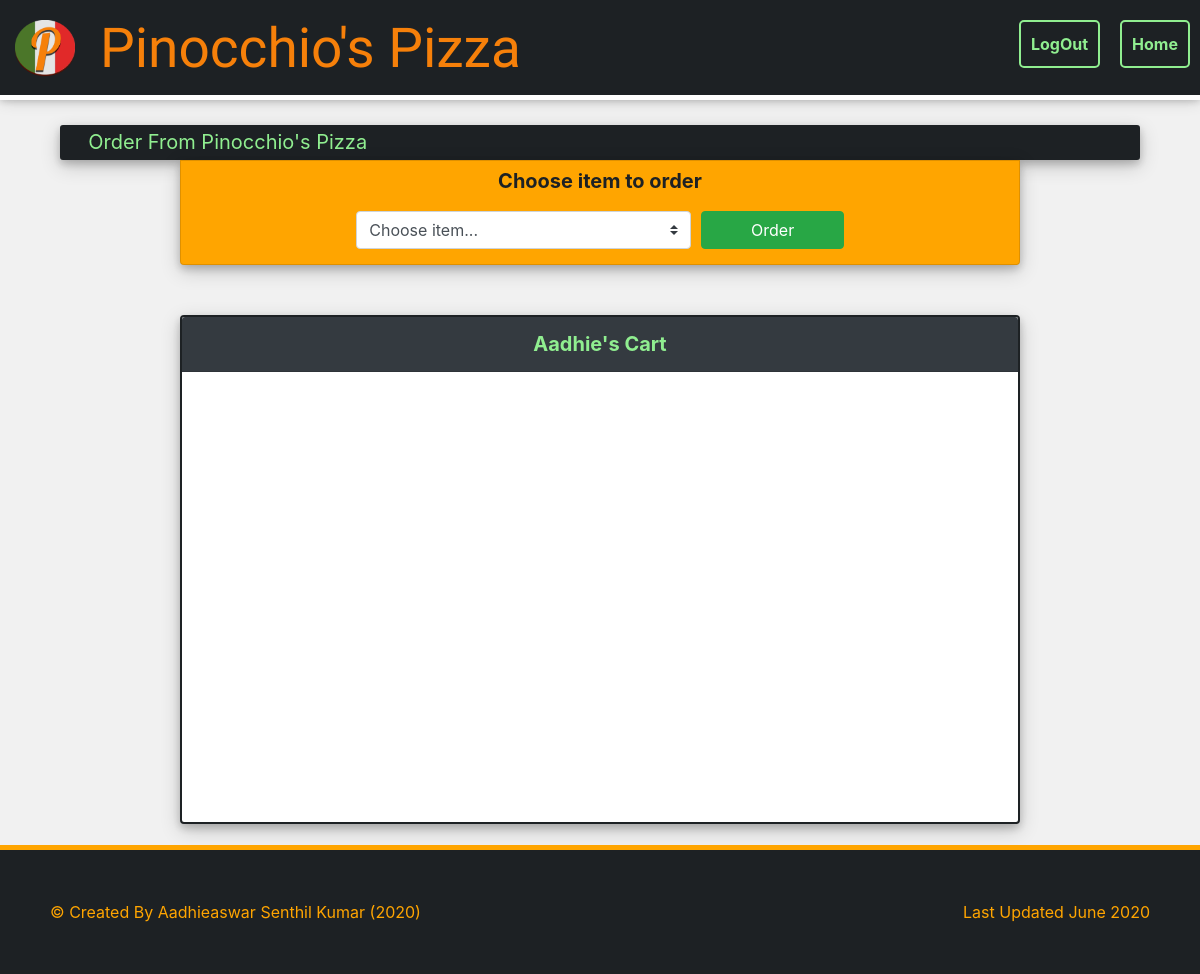
The app's page /cart/ (signed in), older data.
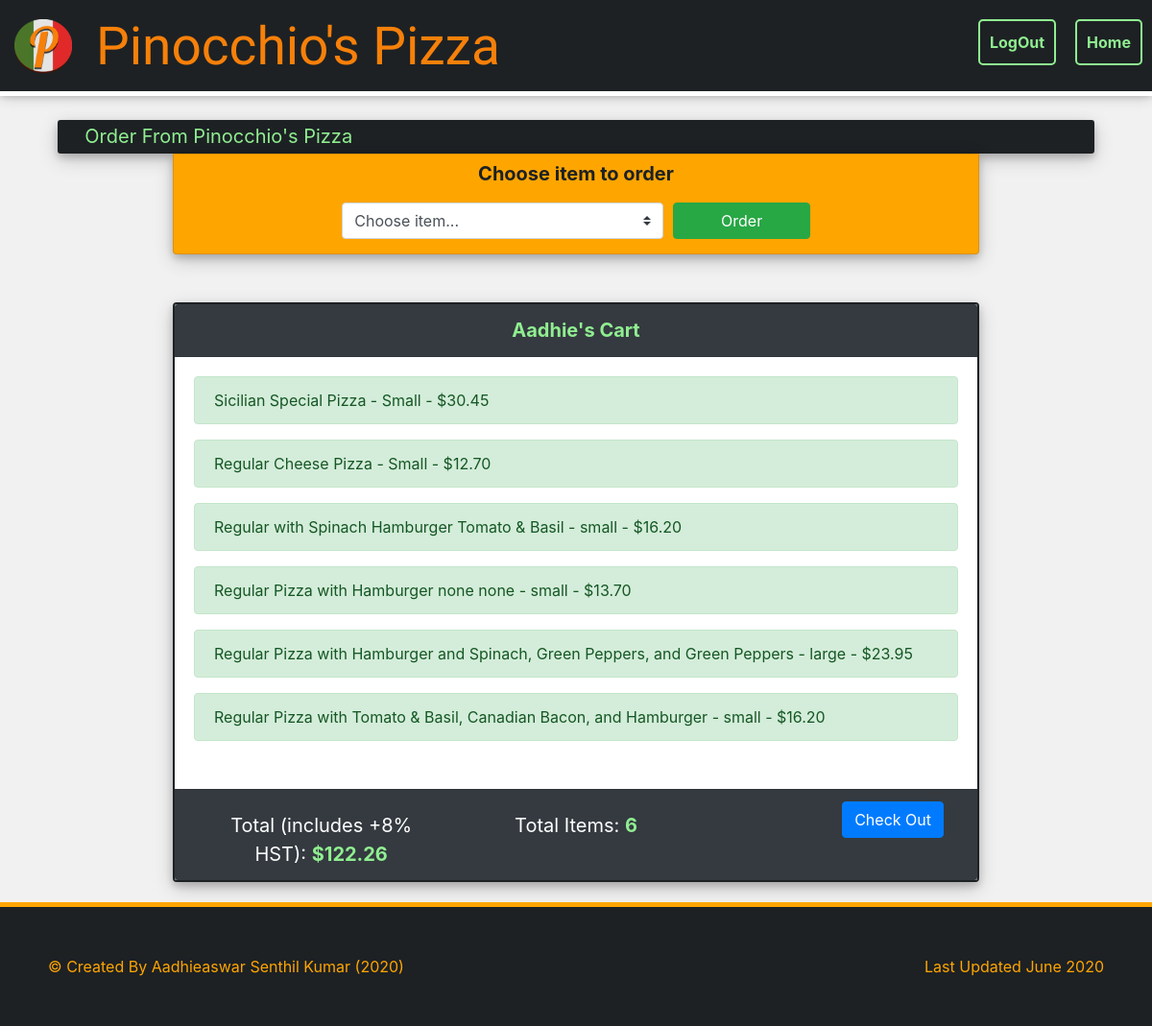
The same page, newer data.
### orders/models.py (models this page shows)
class Cart(models.Model):
    customer = models.ForeignKey(User, on_delete=models.CASCADE, related_name="customer")
    item = models.CharField(max_length=200)
    price = models.DecimalField(max_digits=4, decimal_places=2)
    def __str__(self):
        return f"{self.item} - ${self.price}"

### orders/decorators.py (the view)
    def wrapper_func(request, *args, **kwargs):
        if not request.user.is_authenticated:
            return redirect('home')
        return view_func(request, *args, **kwargs)

### orders/models.py (called while the page is built)
    def __str__(self):
        return f"{self.topping}"

### orders/views.py (called while the page is built)
@Authenticated_user
def cart(request):
    cart_items = []
    totalCost = 0
    count = 0
    HST = Decimal(1.08)
    person_id = request.user.id
    try:
        for items in Cart.objects.filter(Q(customer=request.user)):
            count += 1
            cart_items.append(items)
        for price in Cart.objects.values_list('price', flat=True).filter(Q(customer=request.user)):
            totalCost += price
        CostAfterInterest = Decimal("%.2f" % (totalCost * HST))
    except:
        pass
    context = {
    'pizzas': Menu['pizza'],
    'subs': Menu['sub'],
    'pastas': Menu['pasta'],
    'dinner_platters': Menu['dinnerplatter'],
    'salads': Menu['salad'],
    'toppings': Menu['topping'],
    'sub_add': Menu['SubAdd'],
    'cart_items': cart_items,
    'price': CostAfterInterest,
    'count': count,
    }
    return render(request, "orders/cart.html", context)

### orders/templates/orders/cart.html (shortened to what this page needs)
{% extends "orders/base.html" %}
{% load static %}
{% block body %}
<div class="head">
    <div class="row" style="margin-bottom: 20px;">
        <div class="col">
            <img src="{% static 'images/logo.png' %}" class="logo" loading="lazy">
            <h1 class="title-lobster">Pinocchio's Pizza</h1>
        </div>
        <div class="col" style="margin-top: 10px;">
            <a class="link-white" href="{% url 'home' %}">Home</a>
            <a class="link-white" href="{% url '_logout' %}">LogOut</a>
        </div>
    </div>
</div>
<div class="row order-strip box-shadow">
    <div class="col">
        &nbsp Order From Pinocchio's Pizza
    </div>
</div>
<form action="{% url 'submit_order' %}" class="card item-order-form box-shadow" method="post">
    <div class="bold-30" id="item-order-title" style="margin-top: 5px;"> Choose item to order </div>
    <div class="order-input-container">
        <select class="custom-select item-input" id="select-items" type="text" name="itemType">
            <option value="default">Choose item...</option>
        </select>
        <button type="button" class="btn btn-success item-button" id="order-item">Order</button>
    </div>
</form>
<div class="card cart-container box-shadow">
    <div class="card-header bold-30 bg-dark" style="color: lightgreen;">
        {{ request.user }}'s Cart
    </div>
    <div class="card-body body-container">
    {% if cart_items %}
        {% for item in cart_items %}
        <div class="alert alert-success" title="{{ item }}" >{{ item }}</div>
        {% endfor %}
    </div>
    <div class="card-footer footer-card-content bg-dark">
    <div class="col center style-cost">
        Total (includes +8% HST): <strong class="bold-30"> ${{ price }} </strong>
    </div>
    <div class="col center style-cost">
        Total Items: <strong class="bold-30"> {{ count }} </strong>
    </div>
    <form action="{% url 'check_out' %}" method="post" class="col float-right">
    <button type="submit" class="btn btn-primary float-right">Check Out</button>
    </form>
    </div>
    {% endif %}
</div>
{% endblock %}

### orders/templates/orders/base.html (shortened to what this page needs)
{% load static %}
<!DOCTYPE html>
<html style="height: 100%">
  <head>
    <link rel="stylesheet" href="https://stackpath.bootstrapcdn.com/bootstrap/4.4.1/css/bootstrap.min.css">
    <link rel="stylesheet" href="{% static 'orders/style.css' %}"/>
  </head>
  <body>
  <main>
    {% block body %}{% endblock %}
  </main>
  </body>
<footer>
    <div class="footer-content">
    <div class="split">&copy Created By Aadhieaswar Senthil Kumar (2020) <div class="vis">Last Updated June 2020</div> <div class="inv float-right"> Last Updated June 2020 </div></div>
  </div>
</footer>
</html>

### orders/static/orders/style.css (style rules this page uses)
* { margin: 0; padding: 0; }
body { height: 100%; background-color: #f1f1f1; width: 100%; }
main { min-height: 100%; overflow: auto; padding-bottom: 100px; width: 100%; }
footer { height: 100px; position: relative; margin-top: -129px; clear: both; }
.footer-content { color: orange; background-color: #1d2124; display: flex; border-top: 5px solid orange; flex-wrap: wrap; }
.center { text-align: center; }
.head { background-color: #1d2124; box-shadow: 0 0px 8px 0 rgba(0, 0, 0, 0.2), 0 0px 15px 0 rgba(0, 0, 0, 0.19); margin-bottom: 5px; border-bottom: 5px solid white; max-height: 100px; width: 100%; margin-top: 0px; padding-top: 0px; }
.link-white { float: right; font-weight: bold; color: lightgreen; padding: 10px; border: 2px solid lightgreen; border-radius: 5px; text-decoration: none; margin: 10px; }
.title-lobster { color: #f6800a; display: table; vertical-align: middle; font-size: 55px; font-family: "Lobster"; padding: 15px; }
.logo { float: left; max-width: 60px; min-height: 30px; margin-left: 15px; margin-top: 20px; margin-right: 10px; }
.split { width: 100%; padding: 50px; }
.cart-container { width: 90%; margin-top: 50px; margin-left: 5%; border: 2px solid #1d2124; min-height: 400px; margin-bottom: 50px; }
.body-container { height: 450px; overflow-y: auto; }
.bold-30 { font-size: 20px; font-weight: bold; text-align: center; color: #1d2124; }
.box-shadow { box-shadow: 0 4px 8px 0 rgba(0, 0, 0, 0.2), 0 6px 20px 0 rgba(0, 0, 0, 0.19); }
.order-strip { width: 90%; height: 35px; margin-left: 5%; background-color: #1d2124; display: inline-flex; font-size: 20px; color: lightgreen; border-radius: 3px; border: 2px solid #1d2124; top: 0; margin-top: 20px; }
.item-order-form { justify-content: center; text-align: center; width: 90%; margin-left: 5%; border-top-right-radius: 0; border-top-left-radius: 0; float: center; background-color: orange; }
.item-input { width: 40%; }
.item-button { width: 142.27px; margin-left: 10px; }
.order-input-container { display: flex; width: 100%; justify-content: center; margin-bottom: 15px; }
.footer-card-content { display: inline-flex; }
.style-cost { padding-top: 10px; color: white; font-size: 20px; }
.style-cost strong { color: lightgreen; }
@media screen and (max-width: 1250px) { .card, .table-cus { width: 70%; margin-left: 15%; } }

Row changes from the older to the newer data that the page shows:
added Cart: item+price "Sicilian Special Pizza - Small - $30.45"
added Cart: item+price "Regular Cheese Pizza - Small - $12.70"
added Cart: item+price "Regular with Spinach Hamburger Tomato & Basil - small - $16.20"
added Cart: item+price "Regular Pizza with Hamburger none none - small - $13.70"
added Cart: item+price "Regular Pizza with Hamburger and Spinach, Green Peppers, and Green Peppers - large - $23.95"
added Cart: item+price "Regular Pizza with Tomato & Basil, Canadian Bacon, and Hamburger - small - $16.20"
Text that changed along with them:
{{ price }}: (not shown) → "122.26"
{{ count }}: (not shown) → "6"
text now shown: "Total (includes +8% HST): $ Total Items: Check Out"
